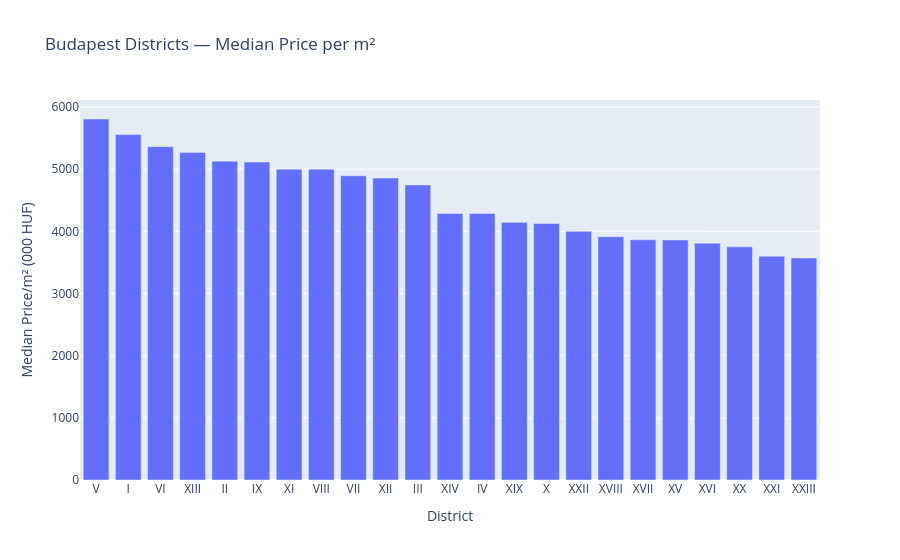

The code cell stored with this chart in its notebook:
### Code cell
px.bar(
    districts,
    x="district",
    y="median_price_per_m2",
    title="Budapest Districts — Median Price per m²",
    labels={"district": "District", "median_price_per_m2": "Median Price/m² (000 HUF)"},
)

### Figure 1 — Plotly figure (JSON) as saved in the notebook; plotly's stock layout.template omitted (floating-point values rounded to 4 significant figures)
{"data": [{"hovertemplate": "District=%{x}<br>Median Price/m² (000 HUF)=%{y}<extra></extra>", "legendgroup": "", "marker": {"color": "#636efa", "pattern": {"shape": ""}}, "name": "", "orientation": "v", "showlegend": false, "textposition": "auto", "type": "bar", "x": ["V", "I", "VI", "XIII", "II", "IX", "XI", "VIII", "VII", "XII", "III", "XIV", "IV", "XIX", "X", "XXII", "XVIII", "XVII", "XV", "XVI", "XX", "XXI", "XXIII"], "xaxis": "x", "y": [5806.0, 5556.0, 5361.0, 5269.0, 5129.0, 5114.0, 5000.0, 5000.0, 4894.0, 4857.0, 4746.0, 4286.0, 4286.0, 4144.0, 4125.0, 4000.0, 3913.0, 3864.0, 3861.0, 3810.0, 3750.0, 3600.0, 3571.0], "yaxis": "y"}], "layout": {"barmode": "relative", "legend": {"tracegroupgap": 0}, "title": {"text": "Budapest Districts — Median Price per m²"}, "xaxis": {"anchor": "y", "domain": [0, 1], "title": {"text": "District"}}, "yaxis": {"anchor": "x", "domain": [0, 1], "title": {"text": "Median Price/m² (000 HUF)"}}}}
